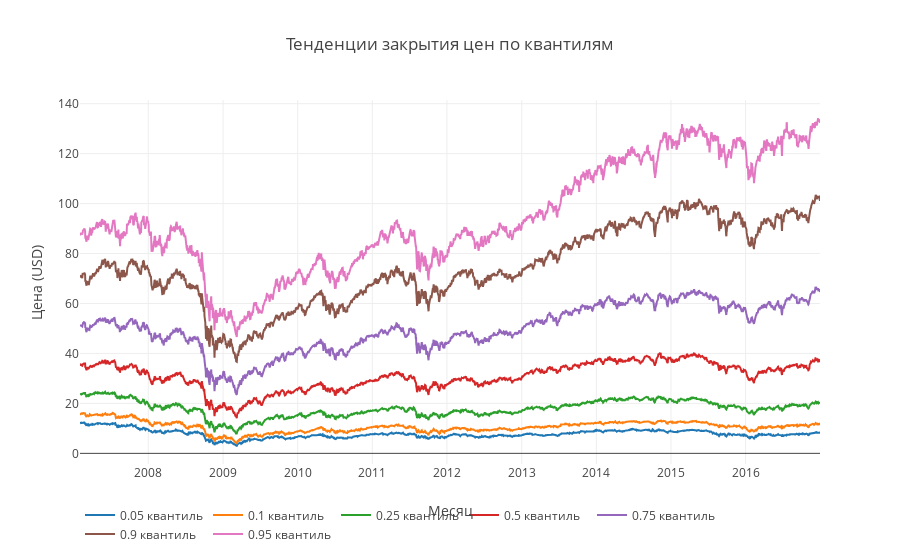

Notebook code for this chart:
### Markdown cell above
Посмотрим общие тенденции цен.

### Code cell
data = []
for i in [0.05, 0.1, 0.25, 0.5, 0.75, 0.9, 0.95]:
    price_df = market_train_df.groupby('time')['close'].quantile(i).reset_index()

    data.append(go.Scatter(
        x = price_df['time'].dt.strftime(date_format='%Y-%m-%d').values,
        y = price_df['close'].values,
        name = f'{i} квантиль'
    ))
layout = go.Layout(dict(title = "Тенденции закрытия цен по квантилям",
                  xaxis = dict(title = 'Месяц'),
                  yaxis = dict(title = 'Цена (USD)'),
                  ),legend=dict(
                orientation="h"))
py.iplot(dict(data=data, layout=layout), filename='basic-line')

### Figure 1 — Plotly figure (JSON) as saved in the notebook; plotly's stock layout.template omitted (floating-point values rounded to 4 significant figures; data arrays with more than 128 entries replaced by an {"elided": "..."} marker saying what was removed)
{"data": [{"name": "0.05 квантиль", "type": "scatter", "uid": "87f031db-71b4-4002-88df-8d74c610d90d", "x": {"elided": "2498 str values"}, "y": {"elided": "2498 float values"}}, {"name": "0.1 квантиль", "type": "scatter", "uid": "e2068c7f-e1e1-471d-a12c-99e4e8662dab", "x": {"elided": "2498 str values"}, "y": {"elided": "2498 float values"}}, {"name": "0.25 квантиль", "type": "scatter", "uid": "aa0aa0a8-5844-45d8-ad53-35f0643c1e06", "x": {"elided": "2498 str values"}, "y": {"elided": "2498 float values"}}, {"name": "0.5 квантиль", "type": "scatter", "uid": "86b91f3e-952e-49f8-914b-9be97bb53e6a", "x": {"elided": "2498 str values"}, "y": {"elided": "2498 float values"}}, {"name": "0.75 квантиль", "type": "scatter", "uid": "458e25bb-4d51-4d1c-b28a-c073b9520866", "x": {"elided": "2498 str values"}, "y": {"elided": "2498 float values"}}, {"name": "0.9 квантиль", "type": "scatter", "uid": "8ddf2045-5d50-4c5c-bb46-bfc819d803f0", "x": {"elided": "2498 str values"}, "y": {"elided": "2498 float values"}}, {"name": "0.95 квантиль", "type": "scatter", "uid": "36b200d2-53c3-4cae-b731-e8213be739ef", "x": {"elided": "2498 str values"}, "y": {"elided": "2498 float values"}}], "layout": {"legend": {"orientation": "h"}, "title": {"text": "Тенденции закрытия цен по квантилям"}, "xaxis": {"title": {"text": "Месяц"}}, "yaxis": {"title": {"text": "Цена (USD)"}}}}
